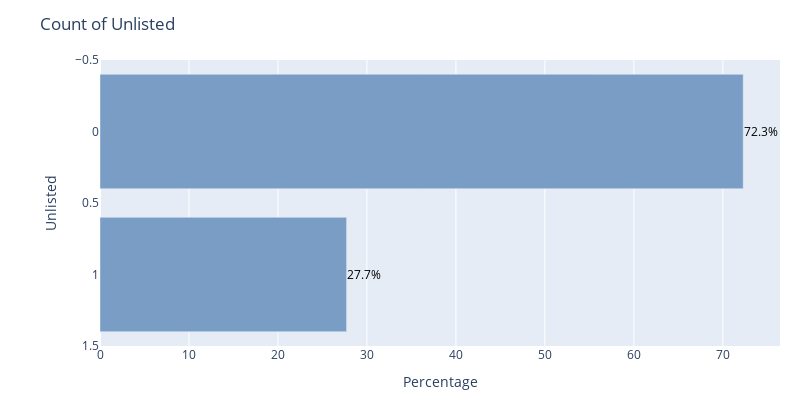

The notebook cell this image was saved under:
### Markdown cell above
### 1.2 Explore the distribution of the target variable "unlisted"

### Code cell
# Calculate the percentage for each category
total = len(corpora_train)
corpora_train_counts = corpora_train['unlisted'].value_counts()
corpora_train_percentages = 100 * corpora_train_counts / total

class_weight = corpora_train_percentages.copy()

# Create the horizontal bar chart
fig = go.Figure(data=[
    go.Bar(
        y=corpora_train_percentages.index,
        x=corpora_train_percentages.values,
        orientation='h',
        marker=dict(color='rgb(121, 157, 196)')
    )
])

# Add percentage labels to each bar
for i, percentage in enumerate(corpora_train_percentages.values):
    fig.add_annotation(
        x=percentage + 2,
        y=corpora_train_percentages.index[i],
        text=f'{percentage:.1f}%',
        showarrow=False,
        font=dict(size=12, color='black')
    )

# Set the layout
fig.update_layout(
    title='Count of Unlisted',
    xaxis_title='Percentage',
    yaxis_title='Unlisted',
    yaxis=dict(autorange="reversed"),
    height=400,
    width=800,
    margin=dict(l=100, r=20, t=60, b=20)
)

# Show the plot
fig.show()

### Figure 1 — Plotly figure (JSON) as saved in the notebook; plotly's stock layout.template omitted (floating-point values rounded to 4 significant figures)
{"data": [{"marker": {"color": "rgb(121, 157, 196)"}, "orientation": "h", "type": "bar", "x": [72.29, 27.71], "y": [0, 1]}], "layout": {"annotations": [{"font": {"color": "black", "size": 12}, "showarrow": false, "text": "72.3%", "x": 74.29, "y": 0}, {"font": {"color": "black", "size": 12}, "showarrow": false, "text": "27.7%", "x": 29.71, "y": 1}], "height": 400, "margin": {"b": 20, "l": 100, "r": 20, "t": 60}, "title": {"text": "Count of Unlisted"}, "width": 800, "xaxis": {"title": {"text": "Percentage"}}, "yaxis": {"autorange": "reversed", "title": {"text": "Unlisted"}}}}
